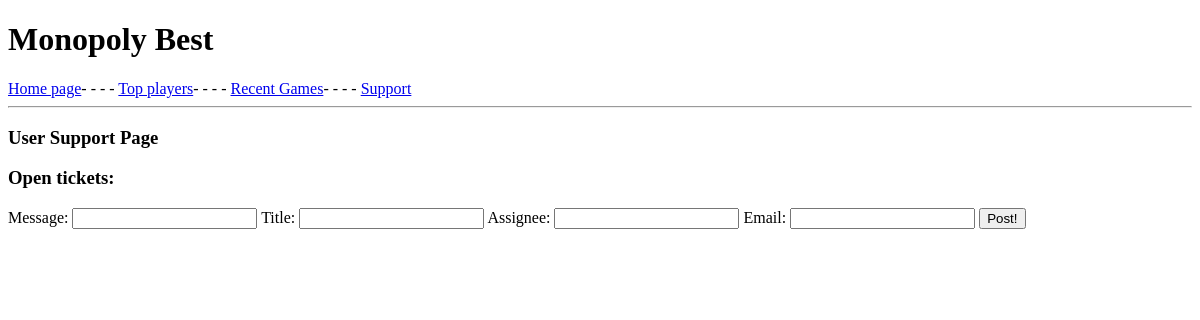
The page /support/ on the database as committed earlier.
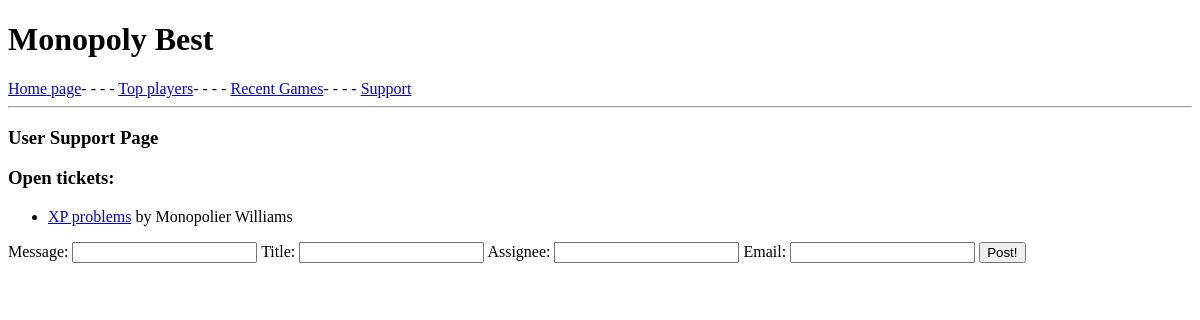
The same page on the database as committed later.
### user_profile/models.py (models this page shows)
class SupportTicket(models.Model):
    assignee = models.CharField(max_length=100, null=True)
    email = models.EmailField(max_length=254, null=True)
    title = models.CharField(max_length=32)
    message = models.CharField(max_length=512)
    time_when_posted = models.TimeField(auto_now_add=True)
    is_open = models.BooleanField(auto_created=True)

### user_profile/views.py (the view, shortened to what this page needs)
# urls.py: path("support/", views.SupportPage.as_view(), name="support_page"),
class SupportPage(FormView):
    form_class = SupportTicketForm
    template_name = "user_profile/support_page.html"
    def get_context_data(self, **kwargs):
        context = super().get_context_data(**kwargs)
        context["ticket_list"] = SupportTicket.objects.filter(is_open=True)
        return context

### user_profile/forms.py (shortened to what this page needs)
class SupportTicketForm(forms.ModelForm):
    assignee = forms.CharField(min_length=5, max_length=100, required=False)
    email = forms.CharField(required=False)
    class Meta:
        model = SupportTicket
        fields = ['message', 'title']

### user_profile/templates/user_profile/support_page.html (shortened to what this page needs)
{% extends 'user_profile/base.html' %}
{% block title %}User Support Page{% endblock %}
{% block contents %}
<h3>Open tickets:</h3>
<ul>
{% for ticket in ticket_list %}
<li><a href="{% url "support_ticket_info" ticket.pk %}">{{ticket.title}}</a>
    by {% if ticket.assignee %}{{ticket.assignee}}{% else %}Anonymous{% endif %}</li>
{% endfor %}
</ul>
<form action="{% url "support_page" %}" method="post">{% csrf_token %}
    {{form}}
        <button>Post!</button>
</form>
{% endblock contents %}

Rows that differ between the two databases and show on the page:
added SupportTicket: title "XP problems", assignee "Monopolier Williams"
